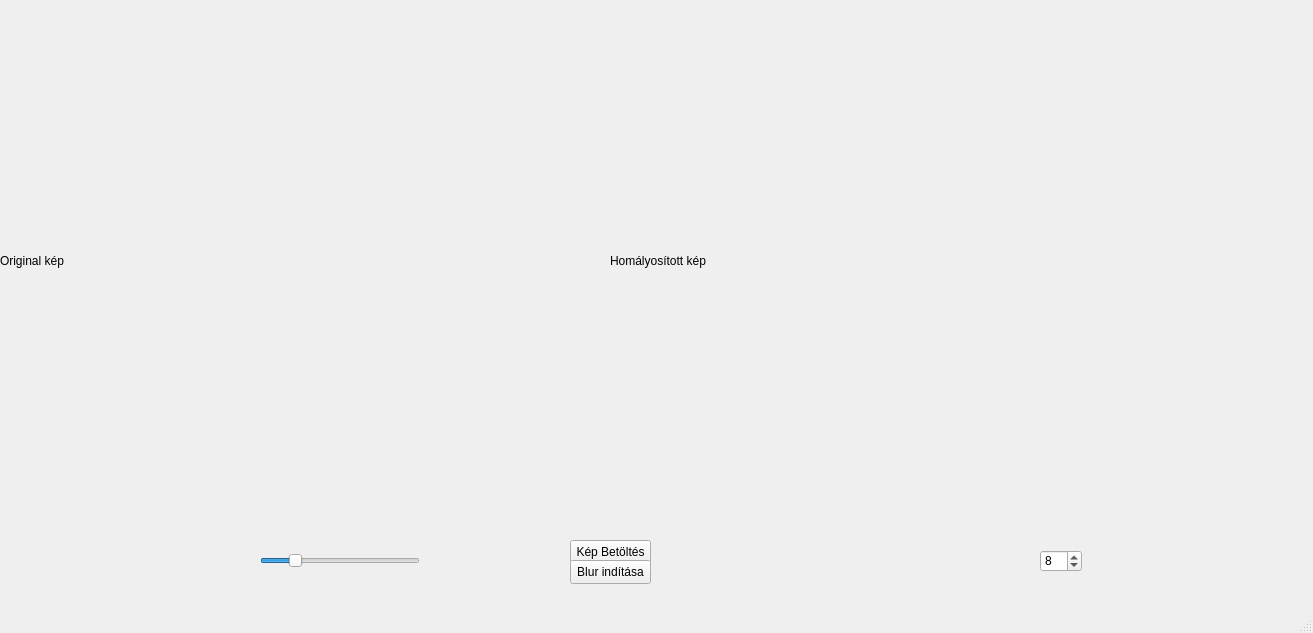
<?xml version="1.0" encoding="UTF-8"?>
<ui version="4.0">
 <class>MainWindow</class>
 <widget class="QMainWindow" name="MainWindow">
  <property name="geometry">
   <rect>
    <x>0</x>
    <y>0</y>
    <width>1313</width>
    <height>633</height>
   </rect>
  </property>
  <property name="windowTitle">
   <string>MainWindow</string>
  </property>
  <widget class="QWidget" name="centralwidget">
   <widget class="QLabel" name="labelInput">
    <property name="geometry">
     <rect>
      <x>0</x>
      <y>0</y>
      <width>611</width>
      <height>521</height>
     </rect>
    </property>
    <property name="text">
     <string>Original kép</string>
    </property>
    <property name="scaledContents">
     <bool>true</bool>
    </property>
   </widget>
   <widget class="QLabel" name="labelOutput">
    <property name="geometry">
     <rect>
      <x>610</x>
      <y>0</y>
      <width>701</width>
      <height>521</height>
     </rect>
    </property>
    <property name="text">
     <string>Homályosított kép</string>
    </property>
    <property name="scaledContents">
     <bool>true</bool>
    </property>
   </widget>
   <widget class="QPushButton" name="btnLoad">
    <property name="geometry">
     <rect>
      <x>570</x>
      <y>540</y>
      <width>81</width>
      <height>24</height>
     </rect>
    </property>
    <property name="text">
     <string>Kép Betöltés</string>
    </property>
   </widget>
   <widget class="QSlider" name="sigmaSlider">
    <property name="geometry">
     <rect>
      <x>260</x>
      <y>550</y>
      <width>160</width>
      <height>22</height>
     </rect>
    </property>
    <property name="minimum">
     <number>1</number>
    </property>
    <property name="maximum">
     <number>100</number>
    </property>
    <property name="value">
     <number>20</number>
    </property>
    <property name="orientation">
     <enum>Qt::Orientation::Horizontal</enum>
    </property>
   </widget>
   <widget class="QSpinBox" name="threadSpin">
    <property name="geometry">
     <rect>
      <x>1040</x>
      <y>550</y>
      <width>42</width>
      <height>22</height>
     </rect>
    </property>
    <property name="minimum">
     <number>1</number>
    </property>
    <property name="maximum">
     <number>32</number>
    </property>
    <property name="value">
     <number>8</number>
    </property>
   </widget>
   <widget class="QPushButton" name="btnBlur">
    <property name="geometry">
     <rect>
      <x>570</x>
      <y>560</y>
      <width>81</width>
      <height>24</height>
     </rect>
    </property>
    <property name="text">
     <string>Blur indítása</string>
    </property>
   </widget>
  </widget>
  <widget class="QMenuBar" name="menubar">
   <property name="geometry">
    <rect>
     <x>0</x>
     <y>0</y>
     <width>1313</width>
     <height>22</height>
    </rect>
   </property>
  </widget>
  <widget class="QStatusBar" name="statusbar"/>
 </widget>
 <resources/>
 <connections/>
</ui>
